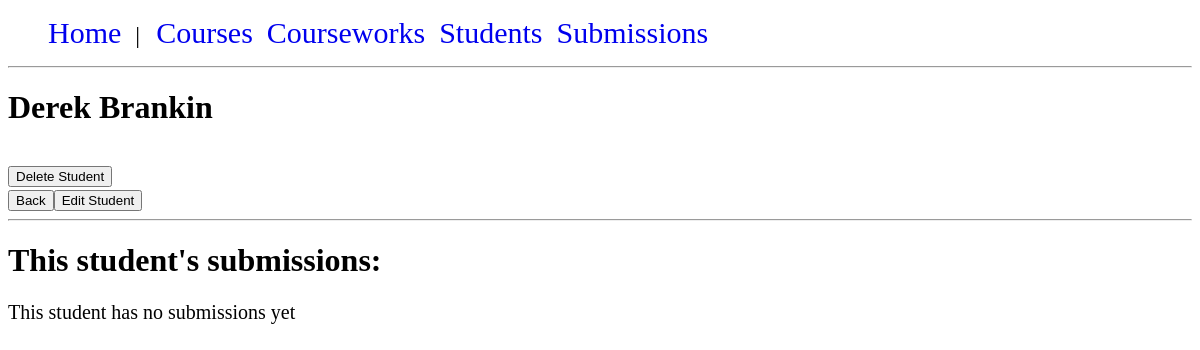
The app's page /students/student_details.php?id=2, older data.
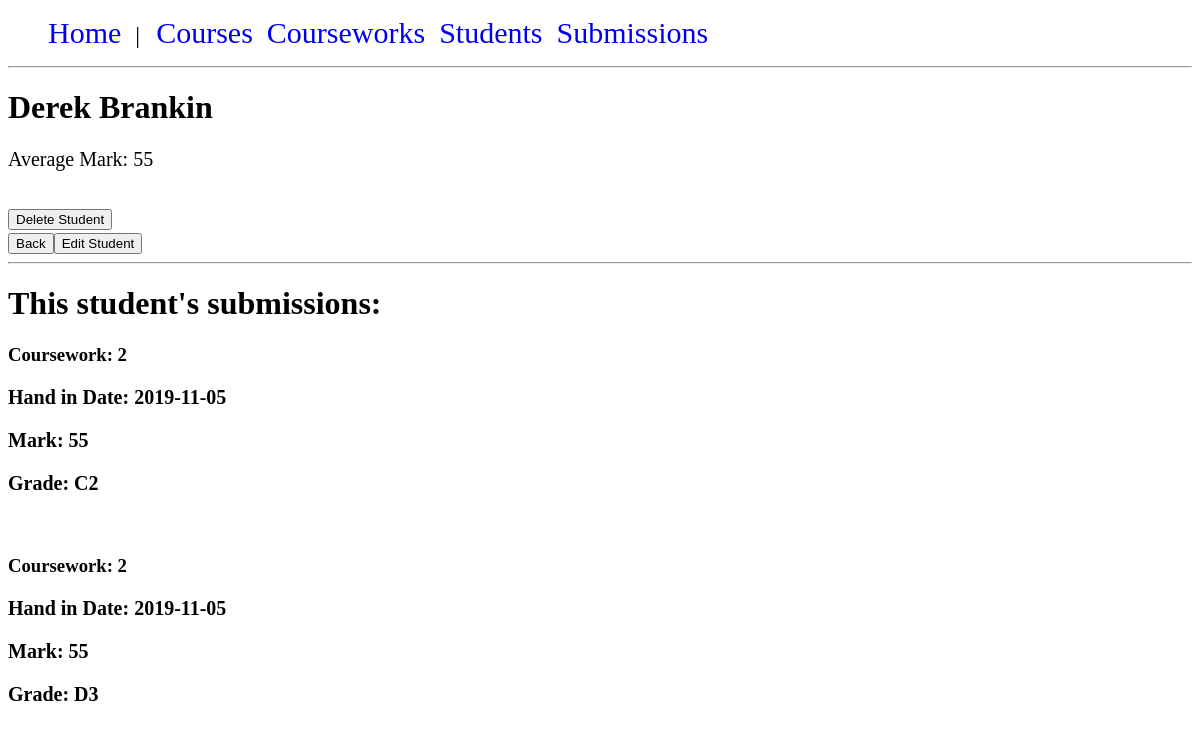
The same page, newer data.
### tables this page shows
CREATE TABLE "submissions" (
	"submission_id"	INTEGER NOT NULL PRIMARY KEY AUTOINCREMENT UNIQUE,
	"coursework_id"	INTEGER NOT NULL,
	"student_id"	INTEGER NOT NULL,
	"mark"	INTEGER(100),
	"hand_in_date"	DATE NOT NULL,
	"second_submission"	BOOLEAN NOT NULL DEFAULT 0,
	"grade_id"	INTEGER NOT NULL,
	FOREIGN KEY("coursework_id") REFERENCES "courseworks"("coursework_id"),
	FOREIGN KEY("student_id") REFERENCES "students"("student_id")
);

CREATE TABLE "grades" (
	"grade_id"	INTEGER NOT NULL PRIMARY KEY AUTOINCREMENT,
	"grade"	TEXT(3) NOT NULL UNIQUE
);

### students/student_functions.php (called while the page is built, shortened)
<?php
if (php_sapi_name() == "cli") {
    require_once getcwd().'../database/dbconnection.php';
} else {
    require_once $_SERVER['DOCUMENT_ROOT'].'/database/dbconnection.php';
}
function getStudentById($student_id) {
    $query = "SELECT * FROM students WHERE student_id=?";
    $student = DB::run($query, [$student_id])->fetch(PDO::FETCH_ASSOC);
    return $student;
}
function getSubmissionsByStudentId($student_id) {
    $query = "SELECT * FROM submissions
              JOIN grades ON submissions.grade_id = grades.grade_id
              WHERE student_id=?";
    $submissions = DB::run($query, [$student_id])->fetchAll(PDO::FETCH_ASSOC);
    return $submissions;
}
function getAverageMark($student_id) {
    $query = "SELECT AVG(mark) FROM submissions WHERE student_id=?";
    $avg_mark = DB::run($query, [$student_id])->fetchColumn();
    return $avg_mark;
}

### database/dbconnection.php (called while the page is built, shortened)
<?php
class DB {
    private static $instance = null;
    private static $pdo;
    public function __construct() {
        if (php_sapi_name() == "cli") {
            self::$pdo = new PDO("sqlite:database/courseworkapp.db");
        }
        else {
            self::$pdo = new PDO("sqlite:".$_SERVER['DOCUMENT_ROOT']."/database/courseworkapp.db");
        }
}
    public static function getInstance() : DB {
        if(!self::$instance)
        {
            self::$instance = new DB();
        }
        return self::$instance;
    }
    public static function run($sql, $params = NULL) {
        $stmt = self::$pdo->prepare($sql);
        $stmt->execute($params);
        return $stmt;
    }
}

### students/student_details.php (the view, shortened to what this page needs)
<?php
require_once 'student_functions.php';
$student_id = htmlspecialchars($_GET["id"]);
$student = getStudentById($student_id);
$submissions = getSubmissionsByStudentId($student_id);
if ($student) {
    echo '<h1>' . $student['name'] . '</h1>';
    if ($submissions) {
        echo '<p>Average Mark: ' . getAverageMark($student_id) . '</p>';
    }
    echo '<br>';
    echo '<form action="" method="post">
            <input type="hidden" name="delete" value="' . $student_id . '"/>
            <input type="submit" value="Delete Student">
        </form>';
    echo '<button type="button" onclick="javascript:history.back()">Back</button>';
    echo '<a href=edit_student_form.php?id=' . $student_id . '><button>Edit Student</button></a>';
    echo '<br>';
    echo '<hr>';
    echo "<h1>This student's submissions: </h1>";
    if ($submissions) {
        foreach ($submissions as $submission) {
            echo '<h3>Coursework: ' . $submission['coursework_id']  .'<h3>
                  <p>Hand in Date: ' . $submission['hand_in_date']  . '</p>
                  <p>Mark: ' . $submission['mark'] . '</p>
                  <p>Grade: ' . $submission['grade'] . '</p>
                  <br>';
        }
    } else {
        echo '<p>This student has no submissions yet</p>';
    }
} else {
    echo 'There was a problem, please try again';
}
?>

Row changes from the older to the newer data that the page shows:
now on this page (row edited): submissions: coursework "2", hand_in_date "2019-11-05", mark "55", grade.grade "C2"
now on this page (row edited): submissions: coursework "2", hand_in_date "2019-11-05", mark "55", grade.grade "D3"
Text that changed along with them:
getAverageMark($student_id): (not shown) → "55"
text no longer shown: "This student has no submissions yet"
text now shown: "Average Mark:"
